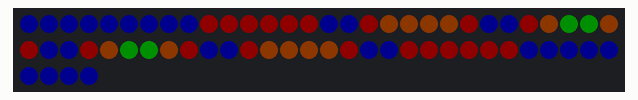
Simulated run of this sketch. Board: Arduino Uno, built with avr-gcc and run on an emulated ATmega328P. Parts: 64 RGB LEDs in strip order, left to right, continuing on the next row. Dim RGB values are drawn brighter than linear; colours are those a GRB WS2812 strip shows for the declared byte order.

Above: at 0.1 s.
At 0.51 s:
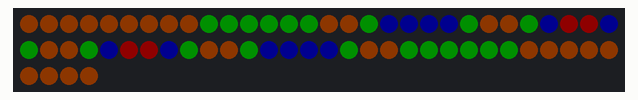

The sketch:

squares.ino
```cpp
#include "FastLED.h"

#define NUM_LEDS 64
#define PIN 6
#define FRAME_PERIOD_MILLIS 200

CRGB leds[NUM_LEDS];
int hue = 0;
int sat = 255;
int val = 60;
int vv = 90;

// pixel indices of various sized squares
int p1[] = { 4, 27, 28, 35, 36 };
int p2[] = { 12, 18, 19, 20, 21, 26, 29, 34, 37, 42, 43, 44, 45 };
int p3[] = { 20, 9, 10, 11, 12, 13, 14, 17, 22, 25, 30, 33, 38, 41, 46, 49, 50, 51, 52, 53, 54 };
int p4[] = { 28, 0, 1, 2, 3, 4, 5, 6, 7, 8, 15, 16, 23, 24, 31, 32, 39, 40, 47, 48, 55, 56, 57, 58, 59, 60, 61, 62, 63 };
int* pp[] = { p1, p2, p3, p4, p3, p2 };

void drawBackground(CHSV hsv);
void draw(int *frame, CHSV pen);

class Animation {
public:
  int frameCount;
  int frameIndex;
  int **frames;
  CHSV pen;
  void animate() {
    frameIndex = frameIndex % frameCount;
    int *frame = frames[frameIndex];
    draw(frame, pen);
    frameIndex = (frameIndex + 1) % frameCount;
  }
};

CHSV white(0, 0, val);
CHSV black(0, 0, 0);
CHSV red(0, 255, val);
CHSV orange(80, 255, val);
CHSV yellow(64, 255, val);
CHSV green(96, 255, val);
CHSV blue(160, 255, val);
CHSV violet(192, 255, val);
CHSV pink(224, 255, val);

//Animation box1 = { 4, 0, pp, CHSV(27, 255, val) };
//Animation box2 = { 4, 1, pp, CHSV(170, 255, val) };
//Animation box3 = { 4, 2, pp, CHSV(0, 0, vv /2) };
//Animation box4 = { 4, 3, pp, CHSV(120, 255, val) };
Animation box1 = { 4, 0, pp, red };
Animation box2 = { 4, 1, pp, orange };
Animation box3 = { 4, 2, pp, green };
Animation box4 = { 4, 3, pp, blue };

void setup() {
  FastLED.addLeds<WS2812, PIN>(leds, NUM_LEDS);
}

void loop() {
//  drawBackground(CHSV(hue, sat, val));
  drawBackground(CHSV(0, 0, 0));

  box1.animate();
  box2.animate();
  box3.animate();
  box4.animate();

  hue++;

  FastLED.show();
  delay(FRAME_PERIOD_MILLIS);
}

void drawBackground(CHSV hsv) {
  for (int i=0; i<NUM_LEDS; i++) {
    leds[i] = hsv;
  }

}

void draw(int *frame, CHSV pen) {
  for (int i=0; i<frame[0]; i++) {
    leds[frame[i + 1]] = pen;
  }

}
```
